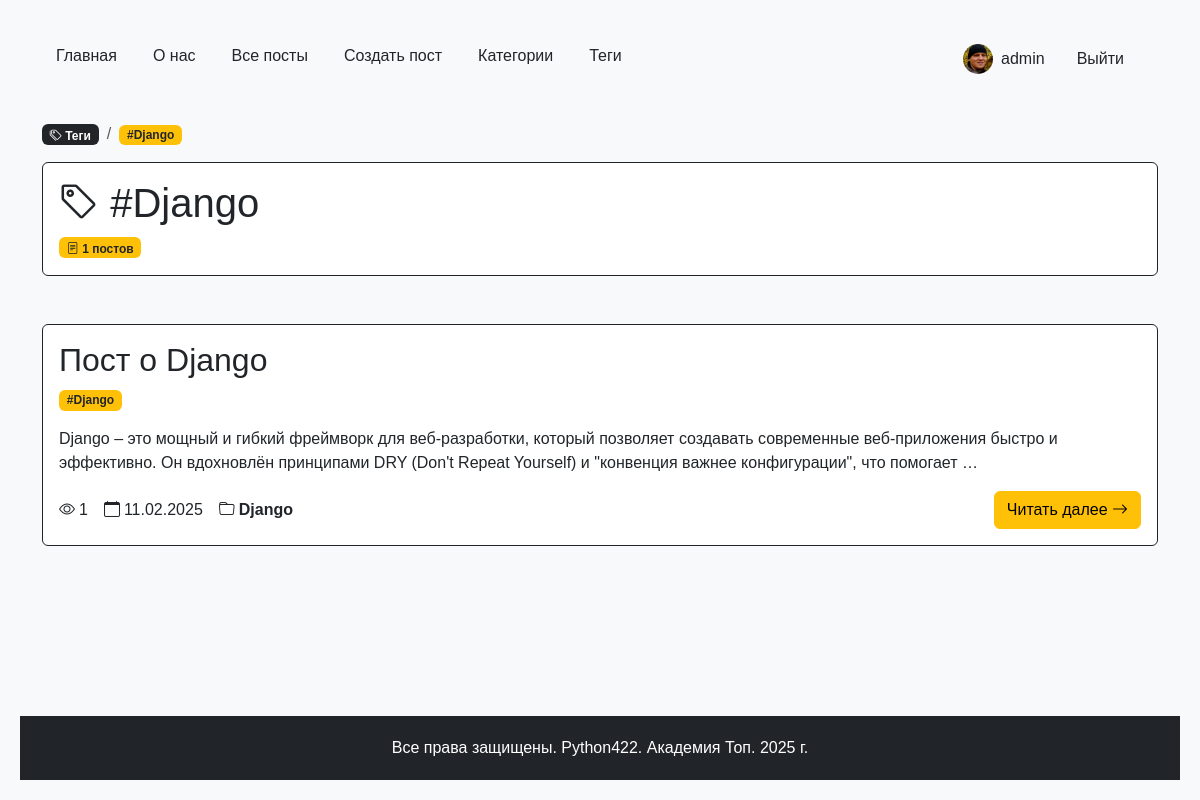
Screenshot of /posts/tags/django/ (signed in) with the database file from the repository.
### users_app/models.py (models this page shows, shortened)
class CustomUser(AbstractUser):
    avatar = models.ImageField(
        upload_to='users/avatars/%Y/%m/%d/',
        blank=True,
        null=True,
        verbose_name='Аватар'
    )
    github_id = models.CharField(
        max_length=50,
        blank=True,
        null=True,
        verbose_name='GitHub ID'
    )
    vk_id = models.CharField(
        max_length=50,
        blank=True,
        null=True,
        verbose_name='VK ID'
    )
    telegram_id = models.CharField(
        max_length=50,
        blank=True,
        null=True,
        verbose_name='Telegram ID'
    )
    birth_date = models.DateField(
        blank=True,
        null=True,
        verbose_name='Дата рождения'
    )
    bio = models.TextField(
        max_length=1000,
        blank=True,
        verbose_name='О себе'
    )
    class Meta:
        verbose_name = 'Пользователь'
        verbose_name_plural = 'Пользователи'

### python_blog/models.py (models this page shows, shortened)
class Tag(models.Model):
    name = models.CharField(max_length=100, verbose_name="Название")
    slug = models.SlugField(max_length=250, unique=True, verbose_name="Слаг")
    def __str__(self):
        return self.name
    class Meta:
        verbose_name = "Тег"
        verbose_name_plural = "Теги"
        ordering = ["name"]

class Post(models.Model):
    STATUS_CHOICES = [
        ("draft", "Черновик"),
        ("review", "На проверке"),
        ("reviewed", "Проверено"),
        ("published", "Опубликовано"),
    ]
    title = models.CharField(max_length=100, unique=True, verbose_name="Заголовок")
    slug = models.SlugField(max_length=250, unique=True, verbose_name="Слаг", blank=True, null=True)
    content = models.TextField(verbose_name="Контент")
    author = models.ForeignKey(get_user_model(), on_delete=models.CASCADE, verbose_name="Автор", related_name="posts", default=None, null=True)
    created_at = models.DateTimeField(auto_now_add=True, verbose_name="Дата создания")
    updated_at = models.DateTimeField(auto_now=True, verbose_name="Дата обновления")
    views = models.PositiveIntegerField(default=0, verbose_name="Просмотры")
    status = models.CharField(
        max_length=10, choices=STATUS_CHOICES, default="review", verbose_name="Статус"
    )
    category = models.ForeignKey(
        "Category",  # Ссылка на модель Category
        on_delete=models.SET_NULL,  # При удалении категории, установить значение NULL
        blank=True,  # Не требуем в формах заполнения
        null=True,  # Разрешаем значение NULL в базе данных
        related_name="posts",  # Имя обратной связи
        default=None,  # По умолчанию значение NULL
        verbose_name="Категория",
    )
    tags = models.ManyToManyField("Tag", related_name="posts", verbose_name="Теги")
    def get_absolute_url(self):
        return reverse("blog:post_detail", args=[self.slug])
    class Meta:
        ordering = ["-created_at"]
        verbose_name = "Пост"
        verbose_name_plural = "Посты"

class Category(models.Model):
    name = models.CharField(max_length=200, verbose_name="Название")
    slug = models.SlugField(max_length=250, unique=True, verbose_name="Слаг")
    description = models.TextField(
        blank=True, null=True, default="Без описания", verbose_name="Описание"
    )
    class Meta:
        verbose_name = "Категория"
        verbose_name_plural = "Категории"
        ordering = ["name"]

### python_blog/views.py (the view)
# urls.py: path('tags/<slug:tag_slug>/', tag_detail, name='tag_detail'),
def tag_detail(request, tag_slug):
    tag = Tag.objects.get(slug=tag_slug)
    posts = tag.posts.all()
    context = {
        "tag": tag,
        "posts": posts,
        "title": f"Тег: {tag.name}",
        "active_menu": "tags",  # Добавляем флаг активного меню
    }
    return render(request, "python_blog/tag_detail.html", context)

### python_blog/context_processors.py (called while the page is built)
def menu_items(request):
    menu = [
    {"title": "Главная", "url_name": "main"},
    {"title": "О нас", "url_name": "about"},
    {"title": "Все посты", "url_name": "blog:posts"},
    {"title": "Создать пост", "url_name": "blog:post_create"},
    {"title": "Категории", "url_name": "blog:categories"},
    {"title": "Теги", "url_name": "blog:tags"},
]
    current_url_name = request.resolver_match.view_name
    for item in menu:
        item['is_active'] = current_url_name == item['url_name']
    return {'menu_items': menu}

### users_app/context_processors.py (called while the page is built)
def profile_menu_items(request):
    menu = [
        {
            "title": "Информация",
            "url_name": "users:profile_detail",
            "icon": "bi-person-circle"
        },
        {
            "title": "Редактировать профиль",
            "url_name": "users:profile_edit",
            "icon": "bi-pencil-square"
        },
        {
            "title": "Сменить пароль",
            "url_name": "users:profile_password",
            "icon": "bi-key"
        },
    ]
    if request.resolver_match:
        current_url_name = request.resolver_match.url_name
        for item in menu:
            item['is_active'] = current_url_name == item['url_name']
    return {'profile_menu_items': menu}

### python_blog/templates/python_blog/tag_detail.html (shortened to what this page needs)
{% extends "base.html" %}
{% block content %}
<div class="container mt-4">
    <div class="row mb-4">
        <div class="col-12">
            <nav aria-label="breadcrumb">
                <ol class="breadcrumb d-flex align-items-center">
                    <li class="breadcrumb-item">
                        <a href="{% url 'blog:tags' %}" class="badge bg-dark text-white text-decoration-none">
                            <i class="bi bi-tags"></i> Теги
                        </a>
                    </li>
                    <li class="breadcrumb-item">
                        <span class="badge bg-warning text-dark">#{{ tag.name }}</span>
                    </li>
                </ol>
            </nav>
            <div class="card border-dark mb-4">
                <div class="card-body">
                    <h1 class="card-title text-dark">
                        <i class="bi bi-tag"></i> #{{ tag.name }}
                    </h1>
                    <span class="badge bg-warning text-dark">
                        <i class="bi bi-file-text"></i> {{ tag.posts.count }} постов
                    </span>
                </div>
            </div>
        </div>
    </div>
    <div class="row">
        <div class="col-12">
            {% for post in posts %}
                {% include 'python_blog/post_preview_include.html' %}
            {% empty %}
                <div class="alert alert-warning">
                    <i class="bi bi-info-circle"></i> С этим тегом пока нет постов
                </div>
            {% endfor %}
        </div>
    </div>
</div>
{% endblock %}

### templates/menu_include.html (shortened to what this page needs)
<nav class="navbar navbar-expand-md">
    <div class="container-fluid">
        <div class="collapse navbar-collapse" id="navbarNav">
            <ul class="navbar-nav">
                {% for item in menu_items %}
                    <li class="nav-item">
                        <a class="nav-link {% if item.is_active %}active{% endif %}"
                           href="{% url item.url_name %}">
                            {{ item.title }}
                        </a>
                    </li>
                {% endfor %}
                <li class="nav-item ms-md-auto">
                    {% if user.is_authenticated %}
                        <div class="d-flex align-items-center">
                            <a href="{% url 'users:profile_detail' pk=user.pk %}" class="nav-link d-flex align-items-center me-3">
                                {% if user.avatar %}
                                    <img src="{{ user.avatar.url }}"
                                         class="rounded-circle me-2"
                                         alt="Аватар"
                                         style="width: 30px; height: 30px; object-fit: cover;">
                                {% else %}
                                    <div class="rounded-circle bg-dark d-flex align-items-center justify-content-center me-2"
                                         style="width: 30px; height: 30px;">
                                        <i class="bi bi-person-fill text-warning" style="font-size: 1.2rem;"></i>
                                    </div>
                                {% endif %}
                                {{user.username}}
                            </a>
                            <form action="{% url 'users:logout' %}" method="POST" class="d-inline">
                                <button type="submit" class="btn nav-link">Выйти</button>
                            </form>
                        </div>
                    {% else %}
                        <div class="d-flex">
                            <a href="{% url 'users:register' %}" class="nav-link me-3">Регистрация</a>
                            <span class="nav-link me-3">|</span>
                            <a href="{% url 'users:login' %}" class="nav-link">Вход</a>
                        </div>
                    {% endif %}
                </li>
            </ul>
        </div>
    </div>
</nav>

### python_blog/templates/python_blog/post_preview_include.html (shortened to what this page needs)
{% load cache %}
{% cache 300 post_preview post.id %}
<div class="card mb-4 border-dark">
    <div class="card-body">
        <h2 class="card-title text-dark">{{ post.title }}</h2>
        <div class="mb-3">
            {% for tag in post.tags.all %}
                <a href="{% url 'blog:tag_detail' tag.slug %}" class="text-decoration-none">
                    <span class="badge bg-warning text-dark me-1">#{{ tag }}</span>
                </a>
            {% endfor %}
        </div>
        <p class="card-text">{{ post.content|truncatewords:30 }}</p>
        <div class="d-flex flex-wrap justify-content-between align-items-center">
            <div class="stats text-dark d-flex flex-wrap gap-3 mb-2 mb-md-0">
                <span class="d-flex align-items-center">
                    <i class="bi bi-eye me-1"></i>
                    <span class="stats-text">{{ post.views }}</span>
                </span>
                <span class="d-flex align-items-center">
                    <i class="bi bi-calendar me-1"></i>
                    <span class="stats-text">{{ post.created_at|date:"d.m.Y" }}</span>
                </span>
                {% if post.category %}
                    <span class="d-flex align-items-center">
                        <i class="bi bi-folder me-1"></i>
                        <a href="{% url 'blog:category_detail' post.category.slug %}"
                           class="text-decoration-none text-dark fw-bold stats-text">
                            {{ post.category.name }}
                        </a>
                    </span>
                {% endif %}
            </div>
            <div>
                <a href="{{ post.get_absolute_url }}" class="btn btn-warning d-none d-md-inline-block">
                    Читать далее <i class="bi bi-arrow-right"></i>
                </a>
            </div>
        </div>
    </div>
</div>
{% endcache %}

### static/css/main.css (style rules this page uses)
body { min-height: 100vh; display: flex; flex-direction: column; margin: 0; padding: 20px; background-color: #f8f9fa; font-family: Arial, sans-serif; }
nav ul { list-style: none; padding: 0; }
nav ul li { display: inline; margin-right: 20px; }
nav ul li a { color: #212529; text-decoration: none; }
.navbar { background-color: #f8f9fa; padding: 1rem; }
.navbar-nav { width: 100%; }
.nav-link { color: #212529; text-decoration: none; padding: 0.5rem 1rem; }
.stats-text { white-space: nowrap; }

### rows the page displays
CustomUser: avatar (picture), username "admin"
Tag: name "Django", posts.count "1"
Post: title "Пост о Django", content "Django – это мощный и гибкий фреймворк для веб-разработки, который позволяет создавать современные веб-приложения быстро и эффективно. Он вдохновлён принципами DRY (Don't Repeat Yourself) и \"конвенция важнее конфигурации\", что помогает …", views "1", created_at "11.02.2025", category.name "Django"

### other values shown
{{ item.title }} "Главная" "О нас" "Все посты" "Создать пост" "Категории" "Теги"
